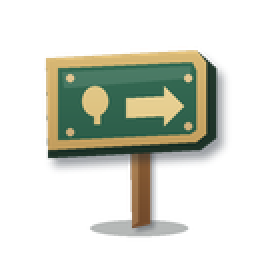
#> input picture tools/visitor_forge_2d/examples/park_wayfinding_sign_study.png, 128 x 128 px (shown 2 times larger)
$ python visual_reference_gate.py --candidate visitor_forge_2d/examples/park_wayfinding_sign_study.png --golden visitor_forge_2d/examples/park_wayfinding_sign_study.png
#> lines starting #> are read from the running program, lines starting #| are printed output that depends on the picture
"""Visual Reference Gate — Building Composer PNG MAE comparison.

Compares a candidate PNG (freshly rendered by MapForge2ComposerPreview) against
a stored golden reference.  Fails with exit code 1 if the Mean Absolute Error
(per channel, per pixel) exceeds the threshold.

On first run (no golden exists) the candidate is promoted automatically as the
new golden and the gate passes.  This lets the gate be added to CI before a
golden file is committed.

Usage
-----
    python tools/visual_reference_gate.py \\
        --candidate dist/MapForge2/visual_tests/building_composer_pilot_review.png \\
        --golden    C++/MapForge2/examples/golden_building_composer_pilot_review.png \\
        --diff-out  dist/MapForge2/visual_tests/visual_reference_diff.png \\
        --report    dist/MapForge2/visual_tests/visual_reference_gate.json \\
        --threshold 2.0
"""

from __future__ import annotations

import argparse
import json
import shutil
import sys
from pathlib import Path

try:
    import numpy as np
    from PIL import Image, ImageChops
except ImportError as exc:  # pragma: no cover
    print(
        f"[ERROR] Missing dependency: {exc}. "
        "Install with: pip install pillow numpy",
        file=sys.stderr,
    )
    sys.exit(2)


# ---------------------------------------------------------------------------
# Argument parsing
# ---------------------------------------------------------------------------


def parse_args() -> argparse.Namespace:
    parser = argparse.ArgumentParser(
        description="Visual Reference Gate — pixel-level MAE gate for Building Composer output",
        formatter_class=argparse.RawDescriptionHelpFormatter,
    )
    parser.add_argument(
        "--candidate",
        required=True,
        metavar="PATH",
        help="Path to the freshly rendered candidate PNG",
    )
    parser.add_argument(
        "--golden",
        required=True,
        metavar="PATH",
        help="Path to the stored golden reference PNG",
    )
    parser.add_argument(
        "--diff-out",
        default=None,
        metavar="PATH",
        help="Output path for the pixel-difference image (optional)",
    )
    parser.add_argument(
        "--report",
        default=None,
        metavar="PATH",
        help="Output path for the JSON gate report (optional)",
    )
    parser.add_argument(
        "--threshold",
        type=float,
        default=2.0,
        metavar="FLOAT",
        help="Maximum allowed MAE (per channel, per pixel, 0–255). Default: 2.0",
    )
    return parser.parse_args()


# ---------------------------------------------------------------------------
# Gate logic
# ---------------------------------------------------------------------------


def compute_mae(candidate: Image.Image, golden: Image.Image) -> tuple[float, Image.Image]:
    """Return (MAE, difference_image). Both images must be RGB."""
    if candidate.size != golden.size:
        golden = golden.resize(candidate.size, Image.Resampling.LANCZOS)

    diff = ImageChops.difference(candidate, golden)
    mae = float(np.array(diff, dtype=np.float32).mean())
    return mae, diff


def run_gate(args: argparse.Namespace) -> int:
    candidate_path = Path(args.candidate)
    golden_path = Path(args.golden)
    diff_out = Path(args.diff_out) if args.diff_out else None
    report_out = Path(args.report) if args.report else None
    threshold = args.threshold

    # ── Validate candidate exists ─────────────────────────────────────────
    if not candidate_path.is_file():
        print(f"[ERROR] Candidate PNG not found: {candidate_path}", file=sys.stderr)
        return 1

    # ── Auto-promote if no golden yet ─────────────────────────────────────
    if not golden_path.is_file():
        golden_path.parent.mkdir(parents=True, exist_ok=True)
        shutil.copy2(candidate_path, golden_path)
        result = {
            "status": "golden_promoted",
            "mae": 0.0,
            "threshold": threshold,
            "candidate": str(candidate_path),
            "golden": str(golden_path),
            "message": (
                "No golden reference existed. "
                "Candidate promoted as the new golden. "
                "Commit this file to lock the visual reference."
            ),
        }
        _print_result(result)
        if report_out:
            report_out.parent.mkdir(parents=True, exist_ok=True)
            report_out.write_text(json.dumps(result, indent=2), encoding="utf-8")
        return 0

    # ── Load and compare ──────────────────────────────────────────────────
    try:
        candidate_img = Image.open(candidate_path).convert("RGB")
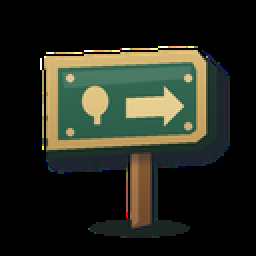
#> candidate_img: PIL image 128x128 RGB (shown 2 times larger); mean R, G, B 37.5, 40.3, 29.8
        golden_img = Image.open(golden_path).convert("RGB")
    except Exception as exc:
        print(f"[ERROR] Failed to open PNG: {exc}", file=sys.stderr)
        return 1

    mae, diff_img = compute_mae(candidate_img, golden_img)
#> in compute_mae, `diff = ImageChops.difference(candidate, golden)`: diff: PIL image 128x128 RGB; every value is 0
#> in compute_mae, `mae = float(np.array(diff, dtype=np.float32).mean())`: mae = 0
#> mae = 0
    passed = mae < threshold
#> passed = True

    # ── Write diff image ──────────────────────────────────────────────────
    if diff_out:
        diff_out.parent.mkdir(parents=True, exist_ok=True)
        diff_img.save(diff_out)

    # ── Compose report ────────────────────────────────────────────────────
    result = {
        "status": "passed" if passed else "failed",
        "mae": round(mae, 4),
        "threshold": threshold,
        "candidate": str(candidate_path),
        "golden": str(golden_path),
        "diffImage": str(diff_out) if diff_out else None,
    }
    if not passed:
        result["message"] = (
            f"Visual regression detected: MAE={mae:.4f} exceeds threshold={threshold}. "
            "If this change is intentional, update the golden reference by replacing "
            f"'{golden_path}' with the new candidate and committing."
        )

    _print_result(result)

    if report_out:
        report_out.parent.mkdir(parents=True, exist_ok=True)
        report_out.write_text(json.dumps(result, indent=2), encoding="utf-8")

    return 0 if passed else 1


def _print_result(result: dict) -> None:
    status = result["status"].upper()
#> status = 'PASSED'
    mae = result.get("mae", 0.0)
#> mae = 0
    threshold = result.get("threshold", 2.0)
#> threshold = 2
    print(f"[visual-reference-gate] {status}  MAE={mae:.4f}  threshold={threshold}")
#| [visual-reference-gate] PASSED  MAE=0.0000  threshold=2.0
    if "message" in result:
        print(f"[visual-reference-gate] {result['message']}")


# ---------------------------------------------------------------------------
# Entry point
# ---------------------------------------------------------------------------


def main() -> int:
    args = parse_args()
    return run_gate(args)


if __name__ == "__main__":
    sys.exit(main())
#> (the program exits here)
